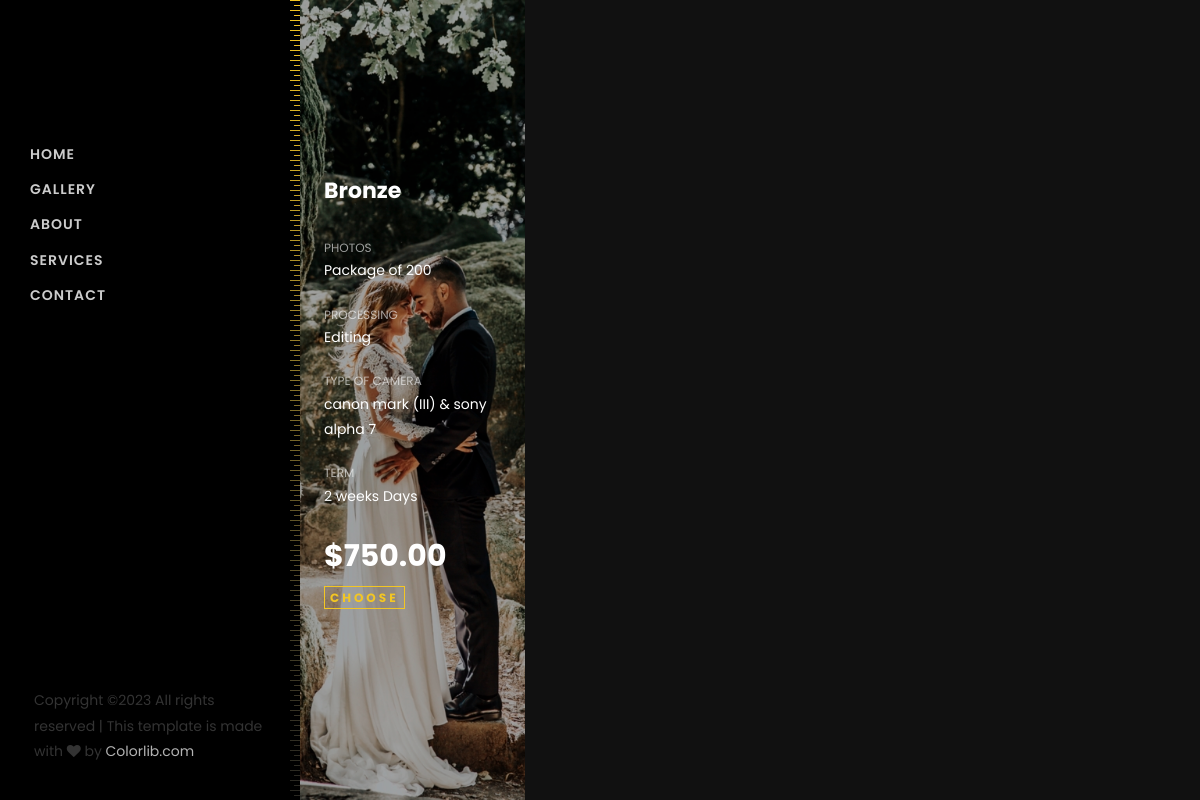
The app's page /package/2/ with its own data.
### bm/models.py (models this page shows, shortened)
class Package(models.Model):
    name = models.CharField(max_length=100, verbose_name='package name')
    price = models.DecimalField(max_digits=8, decimal_places=2, verbose_name='package price')
    detail = models.TextField(verbose_name='package details')
    items = models.IntegerField()
    type_of_camera = models.CharField(max_length=100, verbose_name='Type of camera',null=True)
    process = models.CharField(max_length=100, verbose_name='Process',null=True)
    term = models.CharField(max_length=100, verbose_name='term', null=True)
    image = models.ImageField(upload_to='images/Package__images/', verbose_name="Package image", blank=True, null=True)
    category = models.ForeignKey('Category', verbose_name='package category', on_delete=models.CASCADE)
    created_on = models.DateTimeField(auto_now_add=True)

### appoint/views.py (the view)
# urls.py: path('package/<str:pk>/', Packages, name="packages"),
def Packages(request, pk):
    category_id = Category.objects.get(id = pk)
    packages = Package.objects.filter(category=category_id)
    ctxt = {
        'packages': packages,
        'category_id':category_id,
    }
    return render(request, 'appoint/packages.html', ctxt)

### appoint/templates/appoint/packages.html
{% extends 'appoint/base.html' %}
{% block content %}
<section class="ftco-section ftco-no-pt ftco-no-pb">
<div class="container px-md-0">
    <div class="row d-flex no-gutters">
        {% for p in packages %}
        <div class="col-md-3 pricing">
            <div class="row no-gutters align-items-center">
                <div href="{{p.image.url}}" class="img w-100 js-fullheight d-flex align-items-center" style="background-image: url({{p.image.url}});">
                    <div class="text p-4 ftco-animate">
                        <h3>{{p.name}}</h3>
                        <ul>
                            <li><span>Photos</span>Package of {{p.items}}</li>
                            <li><span>Processing</span>{{p.process}}</li>
                            <li><span>Type of Camera</span>{{p.type_of_camera}}</li>
                            <li><span>Term</span>{{p.term}} Days</li>
                        </ul>
                        <span class="price">${{p.price}}</span>
                        <p><a href="{% url 'date_time' p.id %}" class="btn-custom">Choose</a></p>
                    </div>
                </div>
            </div>
        </div>
        {% endfor %}
    </div>
</div>
</section>
                        {% endblock %}

### records on screen
Package: image (picture), name "Bronze", items "200", process "Editing", type_of_camera "canon mark (III) & sony alpha 7", term "2 weeks", price "750.00"
